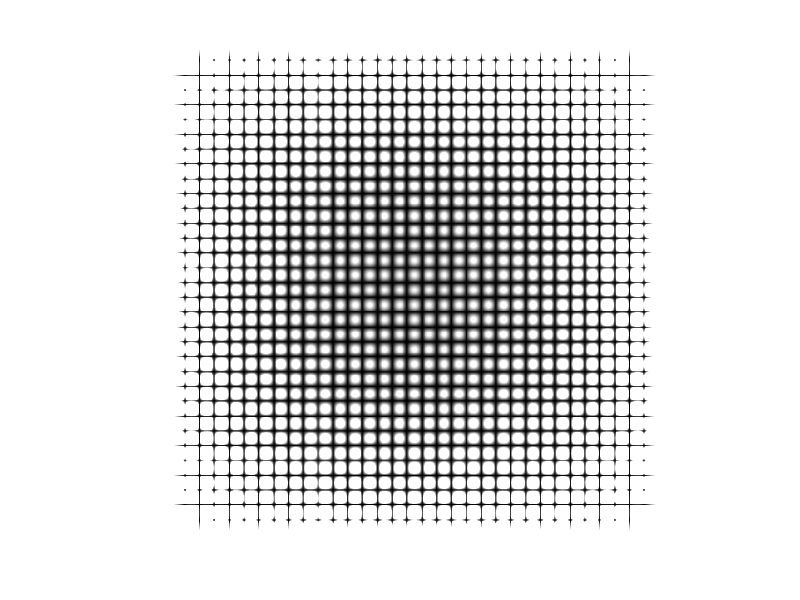
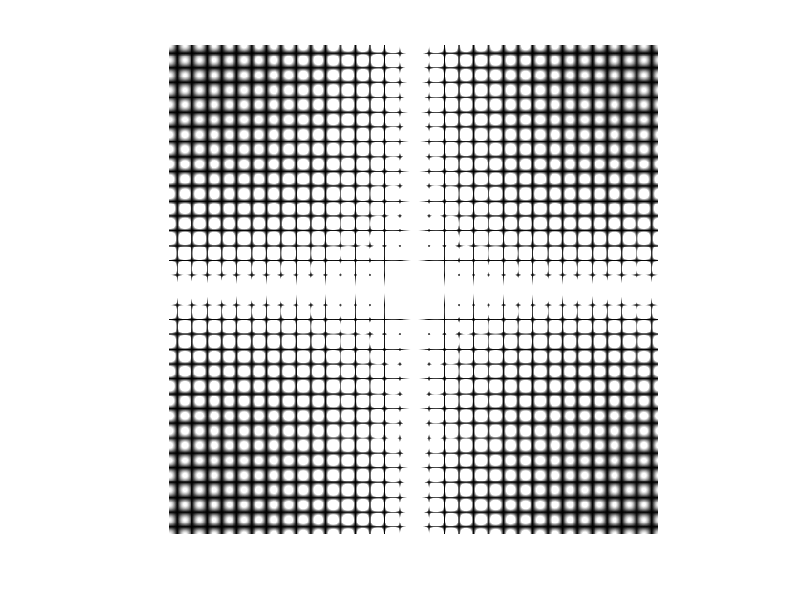

These figures' MATLAB source, in order:
%Qestion 4 - DFT
clear all;
clc;

im1=zeros(512);
im1(240:272,240:272)=255;
imshow(uint8(im1));

im_ff=abs(fft2(im1));
figure(1)
imshow(uint8(im_ff));
figure(2)
im_fft_shift=fftshift(im_ff);
imshow(uint8(im_fft_shift));

%Similar code for other images